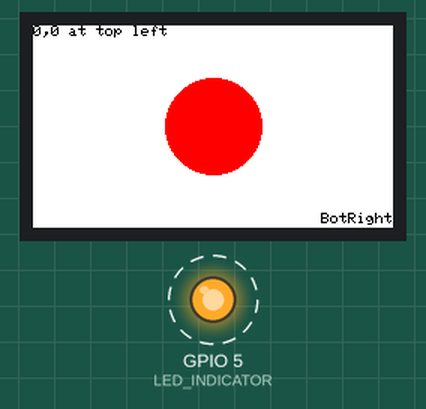
Recording of a sketch running on a simulated ESP32. Parts: 240×135 colour display, output pins drawn as LEDs (lit = HIGH). Dashed ring = blinking. What the sketch prints to the serial monitor is not drawn.

Above: at 0.2 s.
At 1.3 s:
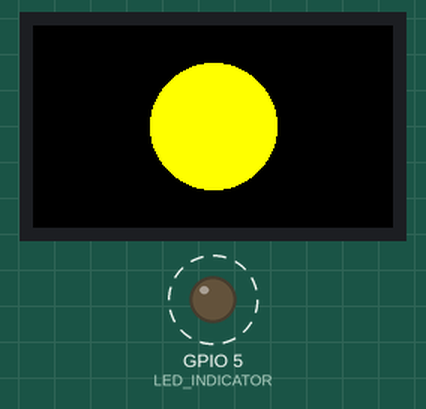
Timing chart, 0 to 130.0 s (numbered marks = the images above):
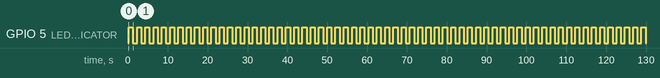

Measured:
- by itself, GPIO 5 (LED_INDICATOR): alternates HIGH for 1.0 s and LOW for 1.0 s

The sketch:

03_bringup_oled.ino
```cpp
// ESP32-WROOM-32
// - programming speed reduced to 460800 baud
//
const char BOARD[] = "Board revision 1.01 - 2023-04-18 (red) Rework #3";

#include <Arduino.h>
#include <Adafruit_GFX.h>    // Core graphics library
#include <Adafruit_I2CDevice.h>
#include <Adafruit_ST7789.h> // Hardware-specific library for ST7789

const uint8_t LED_INDICATOR = 5;
const uint8_t OUT0 = 16;
const uint8_t OUT1 = 17;
const uint8_t TOUCH0 = 4;
const uint8_t TOUCH1 = 0;
const uint8_t I2C_SDA = SDA; // 21 - default
const uint8_t I2C_SCL = SCL; // 22 - default
const uint8_t OLED_MOSI = 12;
const uint8_t OLED_CLK = 14;
const uint8_t OLED_RST = 23;
const uint8_t OLED_DC_RS = 18;
const uint8_t OLED_CS = 2;
const uint8_t MFRC_NRSTPD = -1; // not connected.
const uint8_t MFRC_IRQ = 25;

#include <Wire.h>

// https://nl.aliexpress.com/item/1005003404417634.html
// Ips 1.14 Inch Lcd 1.14 Inch Tft Lcd Ips Display Lcd Kleuren Lcd Hd Display Module
// Similar to  LilyGo T-Display board (ST7789)
//
Adafruit_ST7789 tft = Adafruit_ST7789(OLED_CS, OLED_DC_RS, OLED_MOSI, OLED_CLK, OLED_RST);
const int SCREEN_WIDTH = 240;
const int SCREEN_HEIHGT = 135;

void setup() {
  Serial.begin(115200);

  // Required to flush/empty any cruft/different baud-rate during programming.
  //
  while (!Serial) {
    delay(10);
    Serial.println();
  };

  Serial.println("\n\n" __FILE__ "\n" __DATE__ " " __TIME__);
  Serial.println(BOARD);

  pinMode(LED_INDICATOR, OUTPUT);
  tft.init(SCREEN_HEIHGT, SCREEN_WIDTH); // Swapped as we're rotating the screen 90 degrees.
  tft.setRotation(3);

}


// the loop function runs over and over again forever
void loop() {
  tft.fillScreen(ST77XX_WHITE);

  tft.setTextColor(ST77XX_BLACK);
  tft.setTextWrap(true);

  tft.setCursor(0, 0);
  tft.print("0,0 at top left");
  tft.setCursor(SCREEN_WIDTH - 48, SCREEN_HEIHGT - 10);
  tft.print("BotRight");

  tft.fillCircle(SCREEN_WIDTH / 2, SCREEN_HEIHGT / 2, 32, ST77XX_RED);


  digitalWrite(LED_INDICATOR, HIGH);   // turn the LED on (HIGH is the voltage level)
  delay(1000);                       // wait for a second

  tft.fillScreen(ST77XX_BLACK);
  tft.fillCircle(SCREEN_WIDTH / 2, SCREEN_HEIHGT / 2, 42, ST77XX_YELLOW);

  digitalWrite(LED_INDICATOR, LOW);    // turn the LED off by making the voltage LOW
  delay(1000);                       // wait for a second
  Serial.println("tock");

}
```
